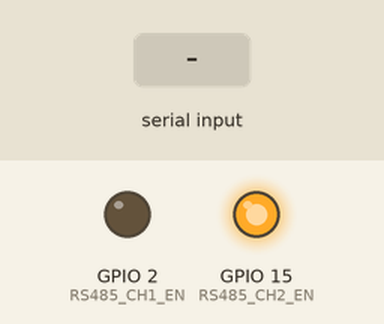
Recording of a sketch running on a simulated ESP32. On the bench: output pins drawn as LEDs (lit = HIGH). The inputs (shaded band) are chosen by the test bench. WiFi joins after 1.5 s; servers stay silent unless stated; what the sketch prints to the serial monitor is not drawn.

Above: at 1.8 s.
1.9 s: "s2\n" received over the second serial link
At 4.0 s:
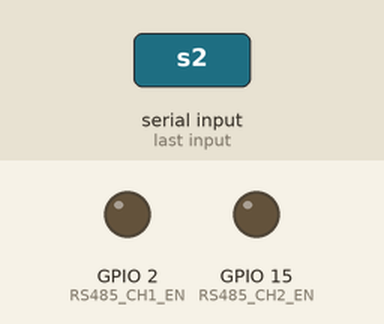
4.9 s: ":" received over the second serial link
7.9 s: "1" received over the second serial link
Timing chart, 0 to 15.3 s (numbered marks = the images above; inputs shaded):
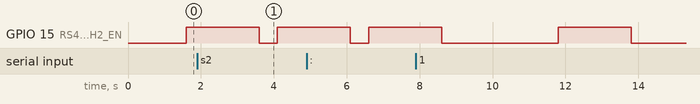

The sketch:

main_verWebSocket.ino
```cpp
/*
  Project     : NPK sensor node reader  by IoWLavs
  Description : This is a IoT sensor for measure soil quality
  This device consist of an ESP32 module, an NPK sensor and a LoRa module for
  communicactition. The ESP32 read de data from the sensor, use a ringbuffer
  to filter the data, publish the data through LoRa rf protocol.
  the data is sended in a JSON structure.
  The device use a Industrial Sensor board developed by IoWLabs

  Authors:
    WAC@IOWLAB

  Connections:


    MAX485 CH1  - ESP32    - SENSOR
    ------------------


    MAX485 CH2(NPK)
    ------------------
    A  (Amarillo)
    B  (Azul)
    V+ (Café )
    V- (Negro)

    RS_DI_CH2 - TX2(17)
    RS_RO_CH2 - RX2(16)


    LoRa module
    -----------------
    Lora Rx
    Lora Tx


  CoComunicationmunication:
    - Json structure:
      RCVED MSG:
      {"id":"NODE_ID" "cmd":"CMD_RX","arg":1}
      SENDED MSG:
      {"id":"ain_01", "time" : 456739, "N": 11.23 ,"s2":224.5, "P":230.34,"K":123.123,"resp":"ok"}
    - List of cmds
      - RESET: reset the micro
      - led:  turn of the on bord LED. used for debugging.
          arg = 0  LED off
          arg = 1  LED on
      - pub: publish the state of the sensors

  LIBS:
  the code need the following libraries (all of them availables in the official
  arduino repo):
  - ArduinoJson     bblanchon/ArduinoJson @ ^6.18.0
  - Ring buffer     robtillaart/RunningAverage @ ^0.4.2
  - TimerOne
*/

//-------------
//  LIBS
//-------------
#include <ArduinoWebsockets.h>
#include "WiFi.h"
#include <Arduino.h>
#include <Wire.h>
#include <ArduinoJson.h>
#include <RunningAverage.h>

//-------------
//  DEFINES
//-------------
// PINS

#define RS485_CH1_EN  2
#define RS485_CH2_EN  15
#define I2C_SCL  22
#define I2C_SDA  21

#define SERIAL_RS485_CH1_RX 33
#define SERIAL_RS485_CH1_TX 32
#define SERIAL_RS485_CH2_RX 16
#define SERIAL_RS485_CH2_TX 17

// Version (mayor, minor, patch, build)
#define VERSION    "CitiLinkNPK-v.0.1.0.b.1" //Atlas sensor board
#define ID         "cl-01"

// SAMPLING
#define TIMER_F_SCLK        10000   // TIMER SOURCE CLOCK. IN kHz
#define TIMER_DEFAULT_TS    30      // TIMER DEFAULT PERIOD. IN SECONDS
#define N_SAMPLES           1      // NUMBER OF SAMPLES TO CONSIDERAR IN THE AVERAGE OF SAMPLES

//#define SerialLoRa    Serial1
#define SerialRS485_1 Serial1
#define SerialRS485_2 Serial2
#define BR_LORA     9600
#define BR_DEBUG    9600
#define BR_RS485_1  4800 //needed to npk sensor
#define BR_RS485_2  4800

#define IDLE      0
#define RUNNING   1
#define SLAVE     2
#define TEST      3

#define DEBUG     1
#if DEBUG
#define printdb(s) {Serial.println((s));}
#else
#define printdb(s)
#endif

#define RESPONSE_OK     "OK"
#define RESPONSE_ERROR  "ERROR"

//-------------
// INSTANCES
//-------------
//JSON to SEND
char json_tx[1024];

RunningAverage N_buff(N_SAMPLES);
RunningAverage P_buff(N_SAMPLES);
RunningAverage K_buff(N_SAMPLES);

//Coneccion wifi
bool is_connected     = false;
//const char *ssid      = "ZTE-C16367";
//const char *password  = "53927124";
const char* ssid      = "Red_Taller_ing";//CLaves del taller de ing
const char* password  = "aiC#aim3Eas7gae";//taller de ing
const int sensor_data_delta  = 10;  // in seconds
#define wifi_timeout 2000

const char *websockets_server = "ws://34.70.117.79:8765/uri"; //server adress and port
using namespace websockets;
WebsocketsClient client;


//-------------
// VARIABLES
//-------------

// CMD recived
const char* rcvd_id;
const char* cmd;
int arg = 0;

int mode = RUNNING;
unsigned long sample_time = TIMER_DEFAULT_TS * 1000000;
bool  timer_flag    = false;
bool  publish_flag  = false;
int   count         = 0;

//monitoreables variables
int p  = 0;
int k  = 0;
int n  = 0;

//averaged variables
float p_avg  = 0.0;
float n_avg  = 0.0;
float k_avg  = 0.0;

 const char* response = RESPONSE_OK;

//NTU/SST
byte n_trama[8] = { 0x01,0x03,0x00,0x1E,0x00,0x01,0xE4,0x0C};//read data
byte p_trama[8] = { 0x01,0x03,0x00,0x1F,0x00,0x01,0xB5,0xCC};//read data
byte k_trama[8] = { 0x01,0x03,0x00,0x20,0x00,0x01,0x85,0xC0};//read data
byte rcv_buff [7];

byte temp_buff[2];

// delta
float oldTime = 0;
float delta_accumulator = 0;

//-------------
// FUNCTIONS
//-------------
void clearBuff();
void connectToWifi();
void connect();
void onPinToggle(String id, String _status);
void onMessageCallback(WebsocketsMessage message);
void onEventsCallback(WebsocketsEvent event, String data);
float CalculateDeltaTime();
void publishData();
void publishResponse();
int  readSensor485(uint8_t option);
void readSensor();

void setup()
{
  pinMode(RS485_CH2_EN,OUTPUT);
  pinMode(RS485_CH1_EN,OUTPUT);

  Wire.begin();
  Serial.begin(BR_DEBUG);
  delay(500);

  //SerialRS485_2.begin(BR_RS485_2);
  SerialRS485_2.begin(BR_RS485_2, SERIAL_8N1, SERIAL_RS485_CH2_RX, SERIAL_RS485_CH2_TX);
  delay(100);

  clearBuff();
}

void loop()
{
  if(timer_flag)
  {
    timer_flag = 0;
    readSensor();
    count +=  1;
    if(count >= N_SAMPLES)
    {
      publish_flag = 1;
    }
  }
  if(publish_flag && mode == RUNNING)
  {
    publishData();
    count = 0;
    publish_flag = 0;
  }
  delay(1000);
  timer_flag = true;

}

/*
 clear all the buffs to start
*/
void clearBuff()
{
  N_buff.clear();
  P_buff.clear();
  K_buff.clear();
}

void connectToWifi()
{
  Serial.println("Conectando al wifi");
  WiFi.mode(WIFI_STA);
  if (!WiFi.isConnected())
    WiFi.begin(ssid, password);

  unsigned long startAttemptTime = millis();

  while (WiFi.status() != WL_CONNECTED && millis() - startAttemptTime < wifi_timeout)
  {
    Serial.print("...");
    delay(100);
  }

  if (WiFi.status() != WL_CONNECTED)
  {
    Serial.println("Fallido!!!");
    //ConnectToWifi();
  }
  else
  {
    Serial.print("conectado!!!");
    Serial.println(WiFi.localIP());
  }
}

void onPinToggle(String id, String _status)
{
  Serial.print("id : ");
  Serial.println(id);
  Serial.print("status : ");
  Serial.println(_status);
}

void onMessageCallback(WebsocketsMessage message)
{
  Serial.print("Got Message: ");
  Serial.println(message.data());

  String themessage = message.data();

  int index = themessage.indexOf(":");
  String id = themessage.substring(0, index);
  String _status = themessage.substring(index+1, themessage.length());

  onPinToggle(id, _status);
}

void onEventsCallback(WebsocketsEvent event, String data)
{
  if (event == WebsocketsEvent::ConnectionClosed)
  {
    Serial.println("Connnection Closed");
    is_connected = false;
  }
}

void connect()
{
  // Setup Callbacks
  client.onMessage(onMessageCallback);
  client.onEvent(onEventsCallback);

  // Connect to server
  if (!client.connect("ws://34.70.117.79:8765/uri"))
  {
    Serial.println("no connected");
    delay(3000);
    return;
  }

  is_connected = true;
  client.send("connect:ad804cb8");
  client.send("connect:b0a5f4e2");

  Serial.println("connected");

}

/*
   Read the sensor data. with option you can chosee the variable to read:
    1 - n
    2 - p
    3 - k
    The result is a int with the data.
    This function specificly use the RS485 CH2
*/
int readSensor485(uint8_t option)
{
  digitalWrite(RS485_CH2_EN,HIGH);
  delay(2000);

  switch (option) {
    case 1:
      SerialRS485_2.write(n_trama,8);
      break;
    case 2:
      SerialRS485_2.write(p_trama,8);
      break;
    case 3:
      SerialRS485_2.write(k_trama,8);
      break;
  }

  SerialRS485_2.flush();
  digitalWrite(RS485_CH2_EN,LOW);
  delay(500);
  while( (SerialRS485_2.available()) == 0){delay(10);}
  for(byte i = 0; i<7 ; i++)
  {
    rcv_buff[i] = SerialRS485_2.read();
    Serial.print(rcv_buff[i],HEX);
  }
  Serial.println(" ");
  return int(rcv_buff[4]);
}

void readSensor()
{
   //readSensor485N();
  n =  readSensor485(1);
  N_buff.addValue(n);
  p =  readSensor485(2);
  P_buff.addValue(p);
  k =  readSensor485(3);
  K_buff.addValue(k);

  if(DEBUG)
  {
    Serial.print("n: ");
    Serial.print(n);
    Serial.print(", ");
    Serial.print("p: ");
    Serial.print(p);
    Serial.print(", ");
    Serial.print("k: ");
    Serial.println(k);
  }
}

float CalculateDeltaTime()
{
  float currentTime = millis();
  float deltaTime = currentTime - oldTime;
  oldTime = currentTime;
  return deltaTime;
}

/*
  get the avg of each buff and then Publish the json data structure by Lora.
  (For debug, also send the json msg on usb serial)
*/
void publishData()
{
  StaticJsonDocument<256> doc_tx;

  p_avg  = P_buff.getAverage();
  n_avg  = N_buff.getAverage();
  k_avg  = K_buff.getAverage();

  doc_tx["id"]    = ID;
  doc_tx["time"]  = millis();
  JsonObject d  = doc_tx.createNestedObject("d");
  d["p"]   = p_avg;
  d["k"]  = k_avg;
  d["n"]    = n_avg;

  String json;
  serializeJson(doc_tx, json);


  if (!is_connected)
  {
    connectToWifi();
    Serial.println("Wifi o socket desconectado");
    connect();
  }
  else{    client.poll();  }

  if (is_connected)
  {
    delta_accumulator += CalculateDeltaTime();
    //1,800,000 = 30 minutos
    //600000 = 10 minutos
    if (delta_accumulator >= 1800000)
    {
      printdb(json);
      // humedad
      client.send(String("add:ad804cb8:") + n);
      // temperatura
      client.send(String("add:b0a5f4e2:") + p);

      // velocidad del viento
      client.send(String("add:b5747c6e:") + k);

      delta_accumulator = 0; // reset accumulator

    }
  }
}
```
